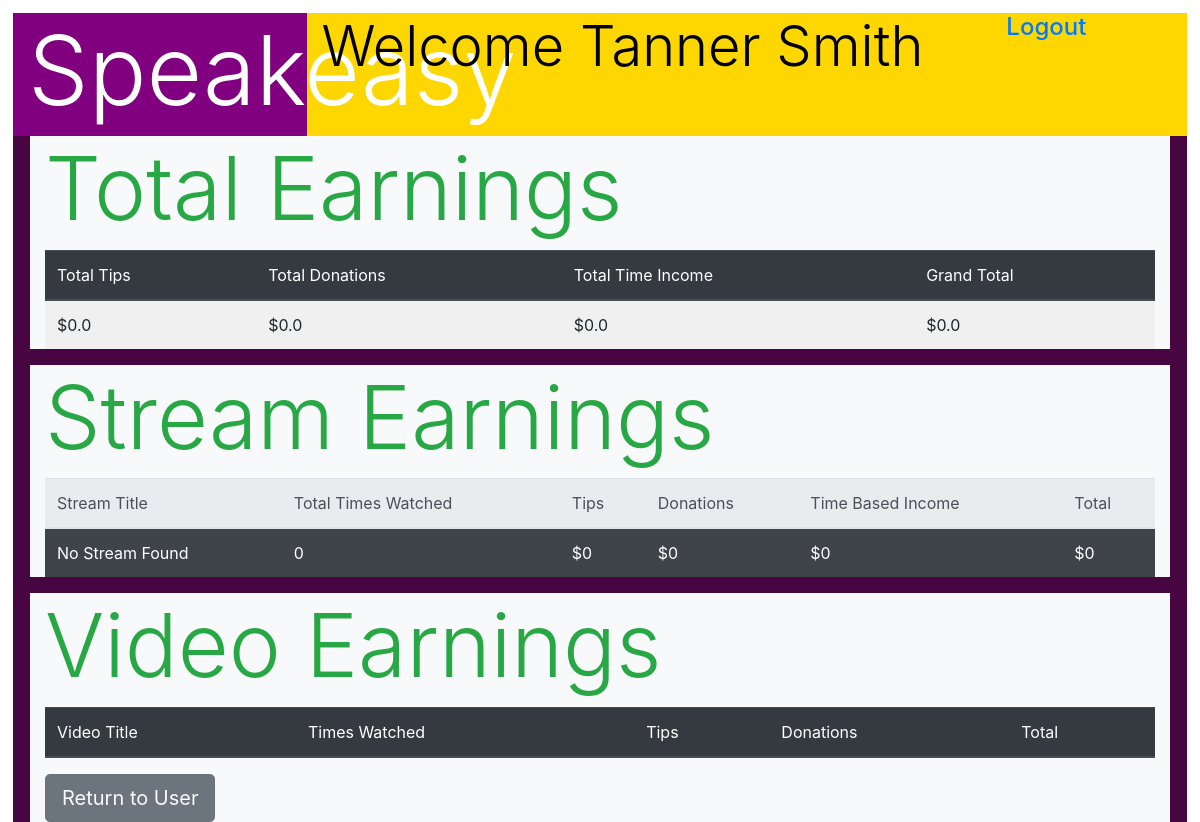
Screenshot of /stats with the database file from the repository.
### models.py (models this page shows, shortened)
class Users(db.Model):
    __tablename__ = 'Users'
    id = db.Column(db.Integer, primary_key=True)
    admin = db.Column(db.BOOLEAN, default = False)
    first_name = db.Column(db.String(255))
    last_name = db.Column(db.String(255))
    email = db.Column(db.String(255))
    passwordHash = db.Column(db.String(255))    #only for non-facebook users
    creator_name = db.Column(db.String(255))
    earnings_tips = db.Column(db.Float, default = 0.00)
    earnings_donations = db.Column(db.Float, default = 0.00)
    earnings_watcher_seconds = db.Column(db.Float, default = 0.00)
    description = db.Column(db.Text, default = "About Me...")
    user_image = db.Column(db.String(255), default = "blank_profile.png")  #retrieve from OAuth Facebook Picture, default will be path to default avatar
    stream = db.relationship("Streams", uselist = False, backref = "creator")
    videos = db.relationship("Videos", backref = "creator")
    fb_user_id = db.relationship("FBUsers", uselist = False, backref = "user")
    created_at = db.Column(db.DateTime)
    updated_at = db.Column(db.DateTime)

### app.py (the view)
@app.route("/stats")
def statsRoute():
    if "user_id" in session:
        thisUser = Users.query.get(session['user_id'])    #will need to check what it's actually called in session
        return render_template('stats.html', thisUser = thisUser)
    else:
        testUser = Users.query.get(1) #TEST USER ID
        return render_template('stats.html', thisUser = testUser)

### templates/stats.html (shortened to what this page needs)
<!DOCTYPE html>
<html lang="en">
<head>
    <link rel="stylesheet" href="https://stackpath.bootstrapcdn.com/bootstrap/4.4.1/css/bootstrap.min.css">
    <link rel="stylesheet" href="https://cdnjs.cloudflare.com/ajax/libs/font-awesome/5.11.2/css/all.css" />
    <link rel="stylesheet" type="text/css" href="{{ url_for('static', filename='css/style.css') }}">
    <link rel="stylesheet" href="../static/css/style.css">
</head>
<body>
    <div class="wrapper">
        <div class="topbar d-flex flex-lg-row">
            <div class="logobox col-md-3 d-inline-flex align-items-stretch">
                <h1 class="display-1">Speakeasy</h1>
            </div>
            <div class="welcomebox col-md-7 d-inline-flex align-items-stretch">
                <h2 class="display-4">Welcome {{ thisUser.first_name + ' ' + thisUser.last_name }}</h2>
            </div>
            <div class="logoutbox col-md-1 d-inline-flex align-items-stretch">
                <h4 class="display-5 logoutLink"><a href="/destroy">Logout</a></h4>
            </div>
        </div>
        <div class="totalEarnings container bg-light text-success">
            <h3 class="display-2">Total Earnings</h3>
            <table class="table table-striped table-light table-hover">
                <thead class="thead-dark">
                    <tr>
                        <th scope="col">Total Tips</th>
                        <th scope="col">Total Donations</th>
                        <th scope="col">Total Time Income</th>
                        <th scope="col">Grand Total</th>
                    </tr>
                </thead>
                <tbody>
                    <tr>
                        <td>${{ thisUser.earnings_tips }}</td>
                        <td>${{ thisUser.earnings_donations }}</td>
                        <td>${{ thisUser.earnings_watcher_seconds }}</td>
                        <td>${{ thisUser.earnings_tips + thisUser.earnings_donations + thisUser.earnings_watcher_seconds }}</td>
                    </tr>
                </tbody>
            </table>
        </div>
        <div class="streamEarnings container bg-light text-success">
            <h3 class="display-2">Stream Earnings</h3>
            <table class="table table-dark table-striped table-hover">
                <thead class="thead-light">
                    <tr>
                        <th scope="col">Stream Title</th>
                        <th scope="col">Total Times Watched</th>
                        <th scope="col">Tips</th>
                        <th scope="col">Donations</th>
                        <th scope="col">Time Based Income</th>
                        <th scope="col">Total</th>
                    </tr>
                </thead>
                <tbody>
                    <tr>
                        {% if thisUser.stream %}
                            <td>{{ thisUser.stream.title }}</td>
                            <td>{{ thisUser.stream.num_total_watchers }}</td>
                            <td>${{ thisUser.stream.earnings_tips }}</td>
                            <td>${{ thisUser.stream.earnings_donations }}</td>
                            <td>${{ thisUser.stream.earnings_watcher_seconds }}</td>
                            <td>${{ thisUser.stream.earnings_tips + stream.earnings_donations + stream.earnings_watcher_seconds }}</td>
                        {% else %}
                            <td>No Stream Found</td>
                            <td>0</td>
                            <td>$0</td>
                            <td>$0</td>
                            <td>$0</td>
                            <td>$0</td>
                        {% endif %}
                    </tr>
                </tbody>
            </table>
        </div>
        <div class="videoEarnings container bg-light text-success">
            <h3 class="display-2">Video Earnings</h3>
            <table class="table table-striped table-light table-hover">
                <thead class="thead-dark">
                    <tr>
                        <th scope="col">Video Title</th>
                        <th scope="col">Times Watched</th>
                        <th scope="col">Tips</th>
                        <th scope="col">Donations</th>
                        <th scope="col">Total</th>
                    </tr>
                </thead>
            </table>
            <div class="btn btn-lg btn-secondary">
                <a class="text-light" href="/user/{{ thisUser.id }}">Return to User</a>
            </div>
        </div>
    </div>
</body>
</html>

### static/css/style.css (style rules this page uses)
* { margin: 0; padding: 0; border: 0; font-size: 100%; font: inherit; vertical-align: baseline; }
.wrapper { background-color: #470642; }
.topbar { background-color: gold; color: black; }
.logobox { background-color: purple; vertical-align: top; color: white; }
.welcomebox { color: black; vertical-align: top; }
body { box-sizing: border-box; margin: 0; padding: 13px; display: flex; flex-direction: column; max-height: 100vh; font-family: -apple-system, BlinkMacSystemFont, sans-serif; }

### rows the page displays
Users: first_name+last_name "Tanner Smith", earnings_tips "0.0", earnings_donations "0.0", earnings_watcher_seconds "0.0", earnings_tips+earnings_donations+earnings_watcher_seconds "0.0"
